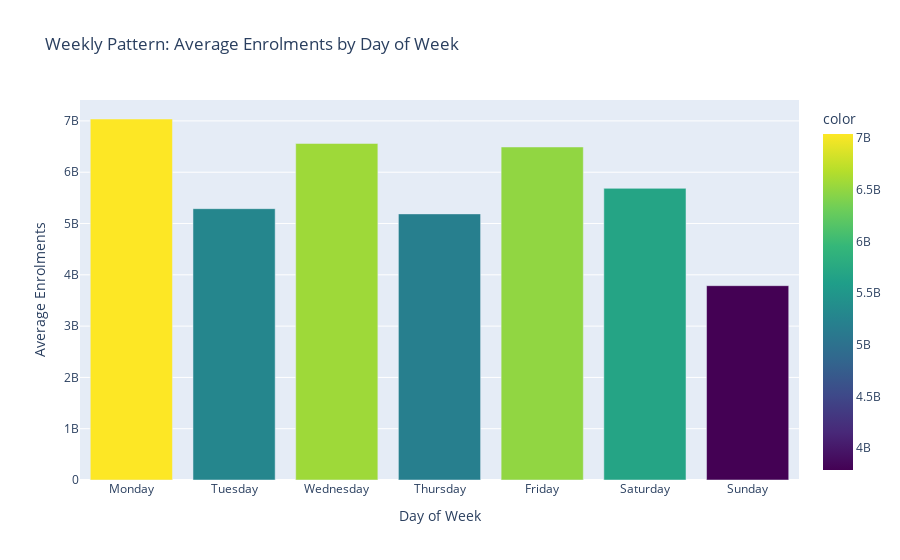

The code cell stored with this chart in its notebook:
### Code cell
# Weekly pattern analysis (day of week)
enrol_daily['dow'] = enrol_daily['date'].dt.day_name()
dow_order = ['Monday', 'Tuesday', 'Wednesday', 'Thursday', 'Friday', 'Saturday', 'Sunday']

dow_avg = enrol_daily.groupby('dow')['total'].mean().reindex(dow_order)

fig = px.bar(x=dow_order, y=dow_avg.values, labels={'x': 'Day of Week', 'y': 'Average Enrolments'},
             title='Weekly Pattern: Average Enrolments by Day of Week',
             color=dow_avg.values, color_continuous_scale='Viridis')
fig.show()

### Figure 1 — Plotly figure (JSON) as saved in the notebook; plotly's stock layout.template omitted (floating-point values rounded to 4 significant figures)
{"data": [{"hovertemplate": "Day of Week=%{x}<br>Average Enrolments=%{y}<br>color=%{marker.color}<extra></extra>", "legendgroup": "", "marker": {"color": [7038000000.0, 5290000000.0, 6560000000.0, 5188000000.0, 6492000000.0, 5685000000.0, 3788000000.0], "coloraxis": "coloraxis", "pattern": {"shape": ""}}, "name": "", "orientation": "v", "showlegend": false, "textposition": "auto", "type": "bar", "x": ["Monday", "Tuesday", "Wednesday", "Thursday", "Friday", "Saturday", "Sunday"], "xaxis": "x", "y": [7038000000.0, 5290000000.0, 6560000000.0, 5188000000.0, 6492000000.0, 5685000000.0, 3788000000.0], "yaxis": "y"}], "layout": {"barmode": "relative", "coloraxis": {"colorbar": {"title": {"text": "color"}}, "colorscale": [[0, "#440154"], [0.1111, "#482878"], [0.2222, "#3e4989"], [0.3333, "#31688e"], [0.4444, "#26828e"], [0.5556, "#1f9e89"], [0.6667, "#35b779"], [0.7778, "#6ece58"], [0.8889, "#b5de2b"], [1, "#fde725"]]}, "legend": {"tracegroupgap": 0}, "title": {"text": "Weekly Pattern: Average Enrolments by Day of Week"}, "xaxis": {"anchor": "y", "domain": [0, 1], "title": {"text": "Day of Week"}}, "yaxis": {"anchor": "x", "domain": [0, 1], "title": {"text": "Average Enrolments"}}}}
